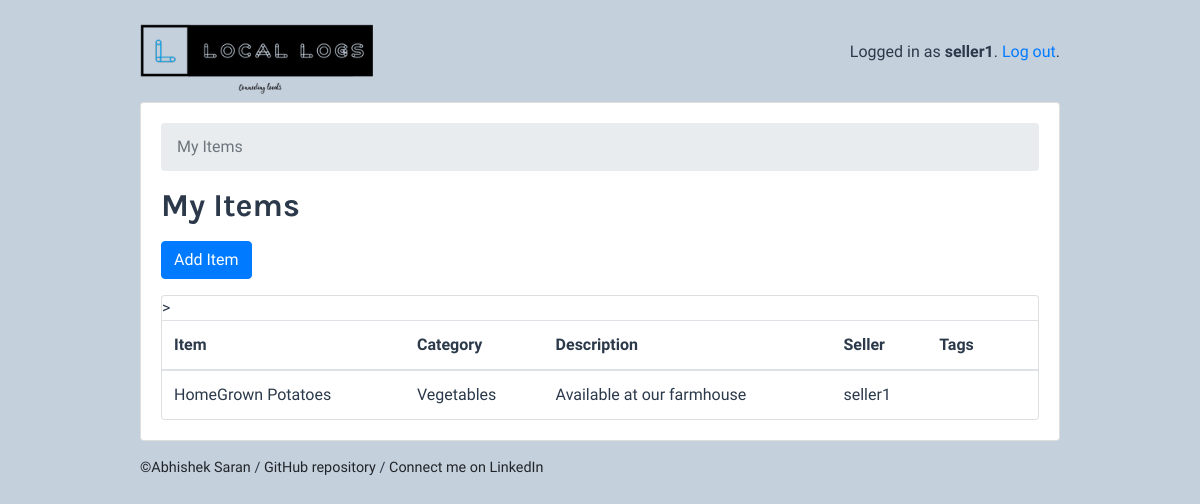
The app's page /seller/ (signed in) with its own data.
### products/models.py (models this page shows, shortened)
class User (AbstractUser):
	is_seller  = models.BooleanField(default=False)
	is_buyer = models.BooleanField(default=False)
	contact_number = models.IntegerField(null=False)

class Items(models.Model):
	CATEGORY = (
			('Fruits', 'Fruits'),
			('Vegetables', 'Vegetables'),
			('Agricultural Tools', 'Agricultural Tools'),
			('Fodder','Fodder'),
			('Dairy products', 'Dairy Products')
			)
	owner = models.ForeignKey(User, on_delete=models.CASCADE, related_name ='seller')
	name = models.CharField(max_length=255)
	category = models.CharField(max_length=200, null=True, choices=CATEGORY)
	description = models.CharField(max_length=200, null=True, blank=True)
	date_created = models.DateTimeField(auto_now_add=True, null=True)
	tags = models.ManyToManyField(Tag, null=True)

### products/views/seller.py (the view)
# urls.py: path('',seller.ItemsListView.as_view(), name='items_list'),
@method_decorator([login_required, seller_required], name='dispatch')
class ItemsListView(ListView):
    model = Items
    ordering = ('name',)
    context_object_name = 'items'
    template_name ='products/seller/items_home_list.html'
    def get_queryset(self):
        queryset = Items.objects.filter(owner=self.request.user)
        return queryset

### products/templates/products/seller/items_home_list.html
{% extends 'base.html' %}
{% block content %}
  <nav aria-label="breadcrumb">
    <ol class="breadcrumb">
      <li class="breadcrumb-item active" aria-current="page">My Items</li>
    </ol>
  </nav>
  <h2 class="mb-3">My Items</h2>
  <a href="{% url 'seller:item_add' %}" class="btn btn-primary mb-3" role="button">Add Item</a>
  <div class="card">
    <table class="table mb-0">
      <thead>
        <tr>
          <th>Item</th>
          <th>Category</th>
          <th>Description</th>
          <th>Seller</th>
          <th>Tags</th>
          <th></th>
        </tr>
      </thead>
      <tbody>
        {% for item in items %}
          <tr>
            <td class="align-middle">{{ item.name }}</a></td>
            <td class="align-middle">{{ item.category }}</td>
            <td class="align-middle">{{ item.description }}</td>
            <td class="align-middle">{{ item.owner }}</td>
            <td class="align-middle">{{ item.seller }}</td>
            <td class="text-right">
            </td>>
          </tr>
        {% empty %}
          <tr>
            <td class="bg-light text-center font-italic" colspan="5">You haven't added any item yet.</td>
          </tr>
        {% endfor %}
      </tbody>
    </table>
  </div>
{% endblock %}

### templates/base.html (shortened to what this page needs)
{% load static %}
<!doctype html>
<html lang="en">
  <head>
    <link rel="stylesheet" href="https://maxcdn.bootstrapcdn.com/bootstrap/4.0.0/css/bootstrap.min.css">
    <link rel="stylesheet" type="text/css" href="{% static 'css/app.css' %}">
    {% if user.is_authenticated and user.is_seller %}
      <link rel="stylesheet" type="text/css" href="{% static 'css/seller.css' %}">
    {% else %}
      <link rel="stylesheet" type="text/css" href="{% static 'css/buyer.css' %}">
    {% endif %}
  </head>
  <body>
    <div class="container my-4">
      <div class="row justify-content-center">
        <div class="col-md-10 col-sm-18">
          <div class="row">
            <div class="col-6">
              <h1 class="logo">
                <a href="{% url 'home' %}">
                  <img alt ="Home" src="{% static 'img/logo.png' %}" height ="70" >
                </a>
              </h1>
            </div>
            <div class="col-6 text-right">
              {% if user.is_authenticated %}
                <p class="pt-3">Logged in as <strong>{{ user.username }}</strong>. <a href="{% url 'logout' %}">Log out</a>.</p>
              {% else %}
                <a href="{% url 'login' %}" class="btn btn-light" role="button">Log in</a>
                <a href="{% url 'signup' %}" class="btn btn-primary" role="button">Sign up</a>
              {% endif %}
            </div>
          </div>
          <div class="card mb-3">
            <div class="card-body">
              {% block content %}
              {% endblock %}
            </div>
          </div>
          <footer>
            <a href="tel:9567465230">©Abhishek Saran</a>
            /
            <a href="https://github.com/abhisheksaran/locallogs">GitHub repository</a>
            /
            <a href="https://www.linkedin.com/in/abhishek-saran-2900b/">Connect me on LinkedIn</a>
          </footer>
        </div>
      </div>
    </div>
  </body>
</html>

### static/css/app.css (style rules this page uses)
body { background-color:#fff; font-family: 'Martel', serif; font-weight: 400; color: #2B394A; }
h1, h2, h3, h4, h5, h6 { font-family: 'Karla', sans-serif; font-weight: 700; }
.logo a { color: #212529; text-decoration: none; }
footer { font-size: .9rem; }
footer a { color: #212529; }

### static/css/seller.css (style rules this page uses)
body { background-color:#C5D0DD; }

### records on screen
User: username "seller1"
Items: name "HomeGrown Potatoes", category "Vegetables", description "Available at our farmhouse", owner "seller1"
